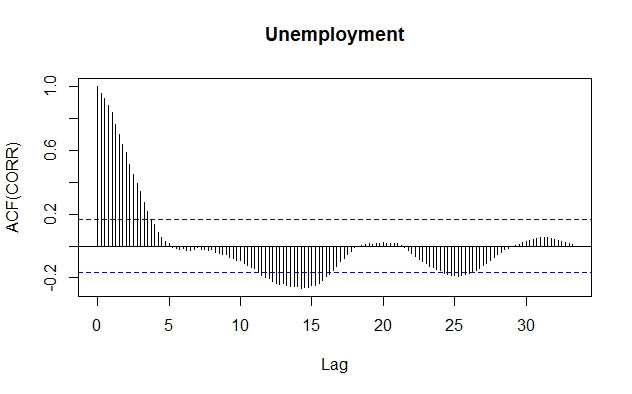

Here is the R script that generated this plot:
unemp = scan('unemp_nz_quarterly_1986Q1-2019Q2.txt')
unemp = ts(unemp, frequency = 4, start = 1986)
acorr = acf(unemp, type = 'correlation', lag.max = 200)
acorr
plot(acorr, xlab = 'Lag', ylab = 'ACF(CORR)', main = 'Unemployment')
